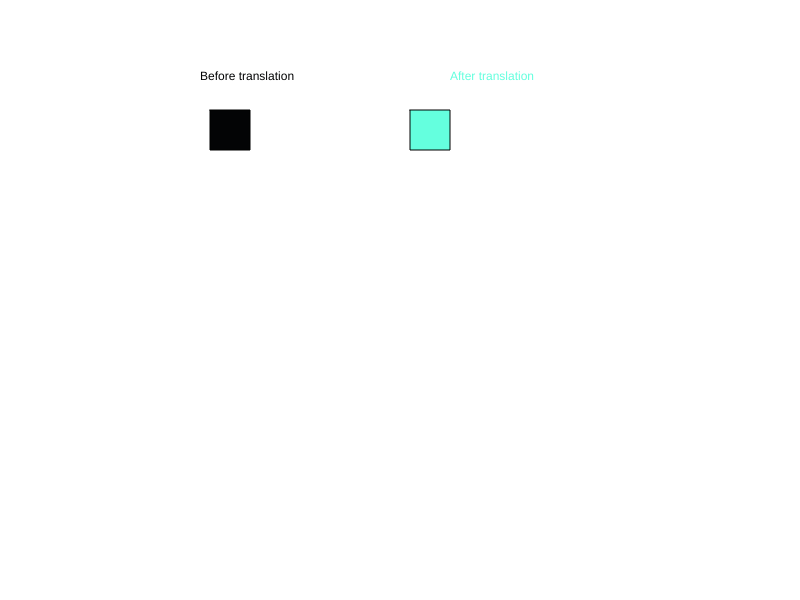
Frame 1 (no input)
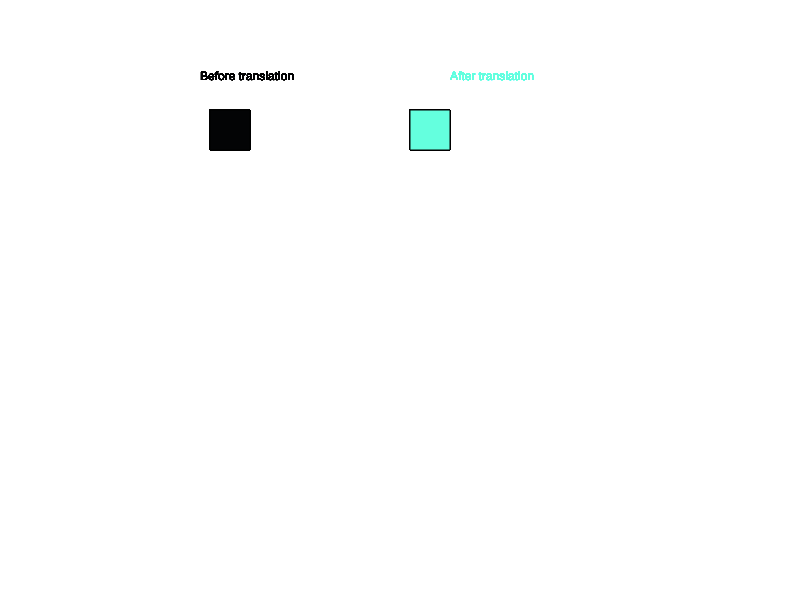
Frame 60 (no input)
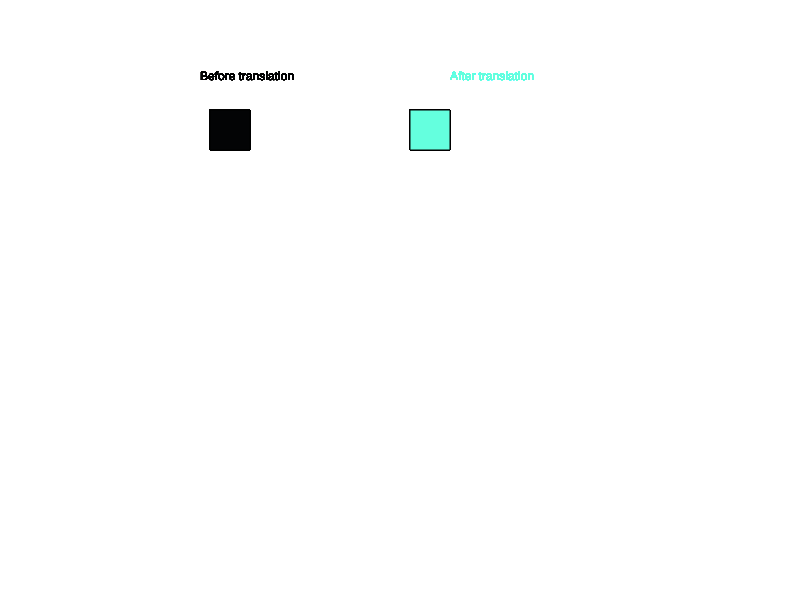
Frame 120 (the mouse pressed at the canvas centre since frame 60)

The p5.js sketch that drew these frames (run headless with seeded random() and noise() and a simulated clock; from frame 60 on, the mouse is pressed at the canvas centre):

// p5.js sketch
// ── sketch.js
let translation;
let a,b,c,d;


function setup(){
    createCanvas(screen.width,screen.height);
    
    translation = prompt('Enter translation Factor');
   
}

function draw(){
    fill(3,4,5);
    text('Before translation',200,80);
    fill(100,345,222)
    text('After translation',450,80);
    //Before translation
    translate(200,100);
    a = [[10],[10],[1]];
    b = [[50],[10],[1]];
    c = [[50],[50],[1]];
    d = [[10],[50],[1]];
    fill(3,4,5);
    beginShape();
        vertex(a[0],a[1]);
        vertex(b[0],b[1]);
        vertex(c[0],c[1]);
        vertex(d[0],d[1]);
    endShape(CLOSE);
    
    //translation Matrix
    translation_matrix = [
        [1,0,translation],
        [0,1,translation],
        [0,0,1]
    ];
    
    
    aN = matrix_multi(translation_matrix,a);
    bN = matrix_multi(translation_matrix,b);
    cN = matrix_multi(translation_matrix,c);
    dN = matrix_multi(translation_matrix,d);
    
    translate(200,0);
    fill(100,345,222)

    beginShape();
        vertex(aN[0],aN[1]);
        vertex(bN[0],bN[1]);
        vertex(cN[0],cN[1]);
        vertex(dN[0],dN[1])
    endShape(CLOSE);
    
    
}

function matrix_multi(a,b){
    let aRows = a.length;
    let aCols = a[0].length;
    let bRows = b.length;
    let bCols = b[0].length;
    let result = new Array(aRows);
    if (aCols == bRows){
        for (var i=0; i<aRows;++i){
            result[i] = new Array(bCols);
            for (var j =0 ; j<bCols;++j ){
                result[i][j] = 0;
                for (var k = 0; k<aCols;++k){
                    result[i][j] += a[i][k]*b[k][j];
                }
            }
        }
    return result;
    }
}
